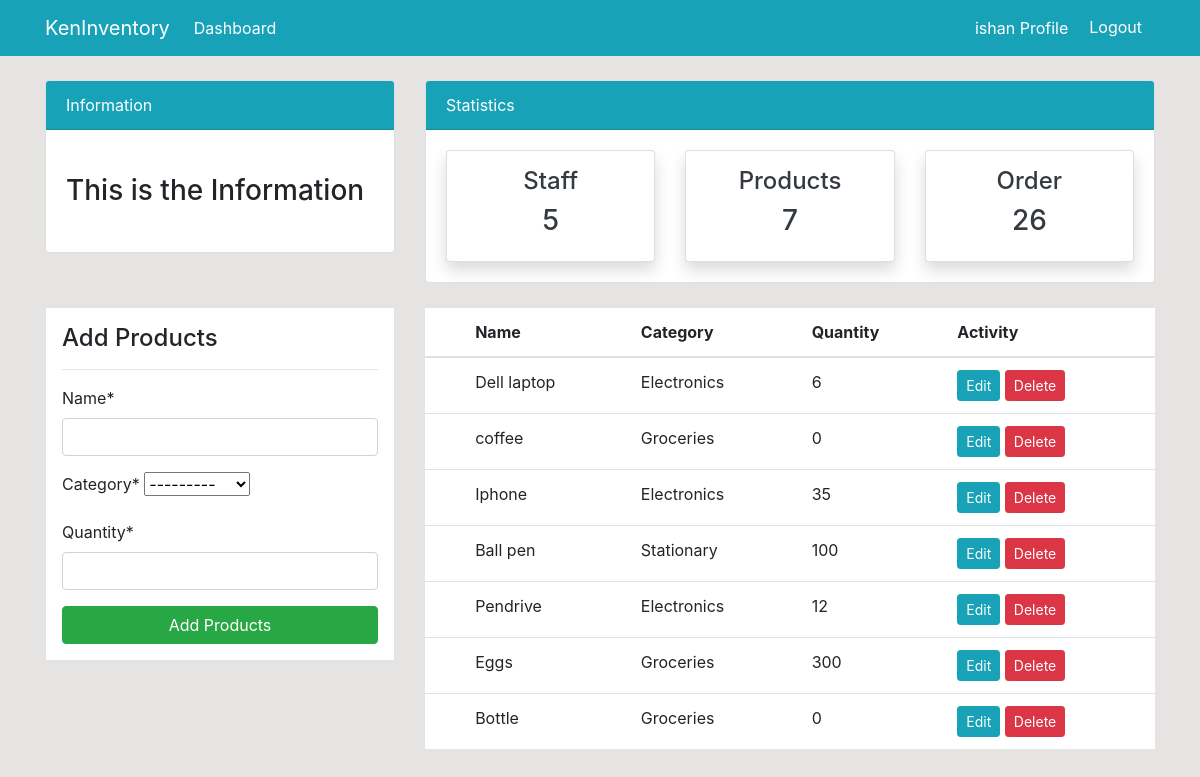
/product/ (signed in), run on the app's committed database.
### dashboard/models.py (models this page shows, shortened)
class Products(models.Model):
    name=models.CharField(max_length=100,null=True)
    category=models.CharField(max_length=200,choices=CATEGORY,null=True)
    quantity=models.PositiveIntegerField(null=True)

### dashboard/views.py (the view)
# urls.py: path('product/',views.product,name='dashboard-product'),
@login_required
def product(request):
    items = Products.objects.all()
    products_count=items.count()
    workers_count=User.objects.all().count()
    orders_count=Order.objects.all().count()
    if request.method =="POST":
        form=ProductForm(request.POST)
        if form.is_valid():
            form.save()
            product_name=form.cleaned_data.get('name')
            messages.success(request,f'{product_name} has been added')
            return redirect('dashboard-product')
    else:
        form=ProductForm()
    context={
        'items':items,
        'form':form,
        'workers_count':workers_count,
        'orders_count':orders_count,
        'products_count':products_count,
              }
    return render(request,"dashboard/product.html",context)

### dashboard/forms.py
class ProductForm(forms.ModelForm):
    class Meta:
        model=Products
        fields=['name','category','quantity']

### templates/dashboard/product.html (shortened to what this page needs)
{% extends 'partials/base.html' %}
 {% load crispy_forms_tags %}
{% block content %}
 {% include 'partials/topnav.html' %}
    <div class="container">
          <div class="row my-4">
                <div class="col-md-4">
                  <div class="border bg-white p-3">
                    <h4>Add Products</h4>
                    <hr>
                    <form method="POST">
                      {{form | crispy}}
                      <input class="btn btn-success btn-block" type="submit" value="Add Products">
                    </form>
                  </div>
                </div>
                <div class="col-md-8">
                  <table class="table bg-white">
  <thead class="bg-info">
    <tr class='bg-white'>
      <th scope="col"></th>
      <th scope="col">Name</th>
      <th scope="col">Category</th>
      <th scope="col">Quantity</th>
      <th scope="col">Activity</th>
    </tr>
  </thead>
  <tbody>
    {% for item in items %}
    <tr>
      <th scope="row"></th>
      <td>{{ item.name }}</td>
      <td>{{ item.category }}</td>
      <td>{{ item.quantity }}</td>
      <td>
        <a class="btn btn-info btn-sm" href="{% url 'dashboard-product-update' item.id %}">Edit</a>
        <a class="btn btn-danger btn-sm" href="{% url 'dashboard-product-delete' item.id %}">Delete</a>
      </td>
    </tr>
    {% endfor %}
  </tbody>
</table>
{% endblock%}

### templates/partials/nav.html (shortened to what this page needs)
<nav class="navbar navbar-expand-lg navbar-info bg-info">
  {% if user.is_authenticated %}
      <div class="container">
        <a class="navbar-brand text-white" href="{% url 'dashboard-index' %}">KenInventory</a>
        <div class="collapse navbar-collapse" id="navbarSupportedContent">
          <ul class="navbar-nav mr-auto">
            <li class="nav-item active">
              <a class="nav-link text-white" href="{% url 'dashboard-index' %}"
                >Dashboard <span class="sr-only">(current)</span></a
              >
            </li>
          </ul>
          <ul class="navbar-nav ml-auto">
            <li class="nav-item active">
              <a class="nav-link text-white" href="{% url 'user-profile' %}"
                >{{user.username}} Profile <span class="sr-only">(current)</span></a
              >
            </li>
            <li class="nav-item">
              <form method="post" action="{% url 'logout' %}" style="display:inline;">
                  <button type="submit" class="btn btn-link text-white" style="text-decoration:none;">
                       Logout
                  </button>
              </form>
            </li>
          </ul>
          {% endif %}
        </div>
      </div>
    </nav>

### static/style.css (style rules this page uses)
body { background: rgb(230,227,227); }

### data on the page
Products: name "Dell laptop", category "Electronics", quantity "6"
Products: name "coffee", category "Groceries", quantity "0"
Products: name "Iphone", category "Electronics", quantity "35"
Products: name "Ball pen", category "Stationary", quantity "100"
Products: name "Pendrive", category "Electronics", quantity "12"
Products: name "Eggs", category "Groceries", quantity "300"
Products: name "Bottle", category "Groceries", quantity "0"

### other printed values
{{ user.username }} "ishan"
{{ workers_count }} "5"
{{ products_count }} "7"
{{ orders_count }} "26"
